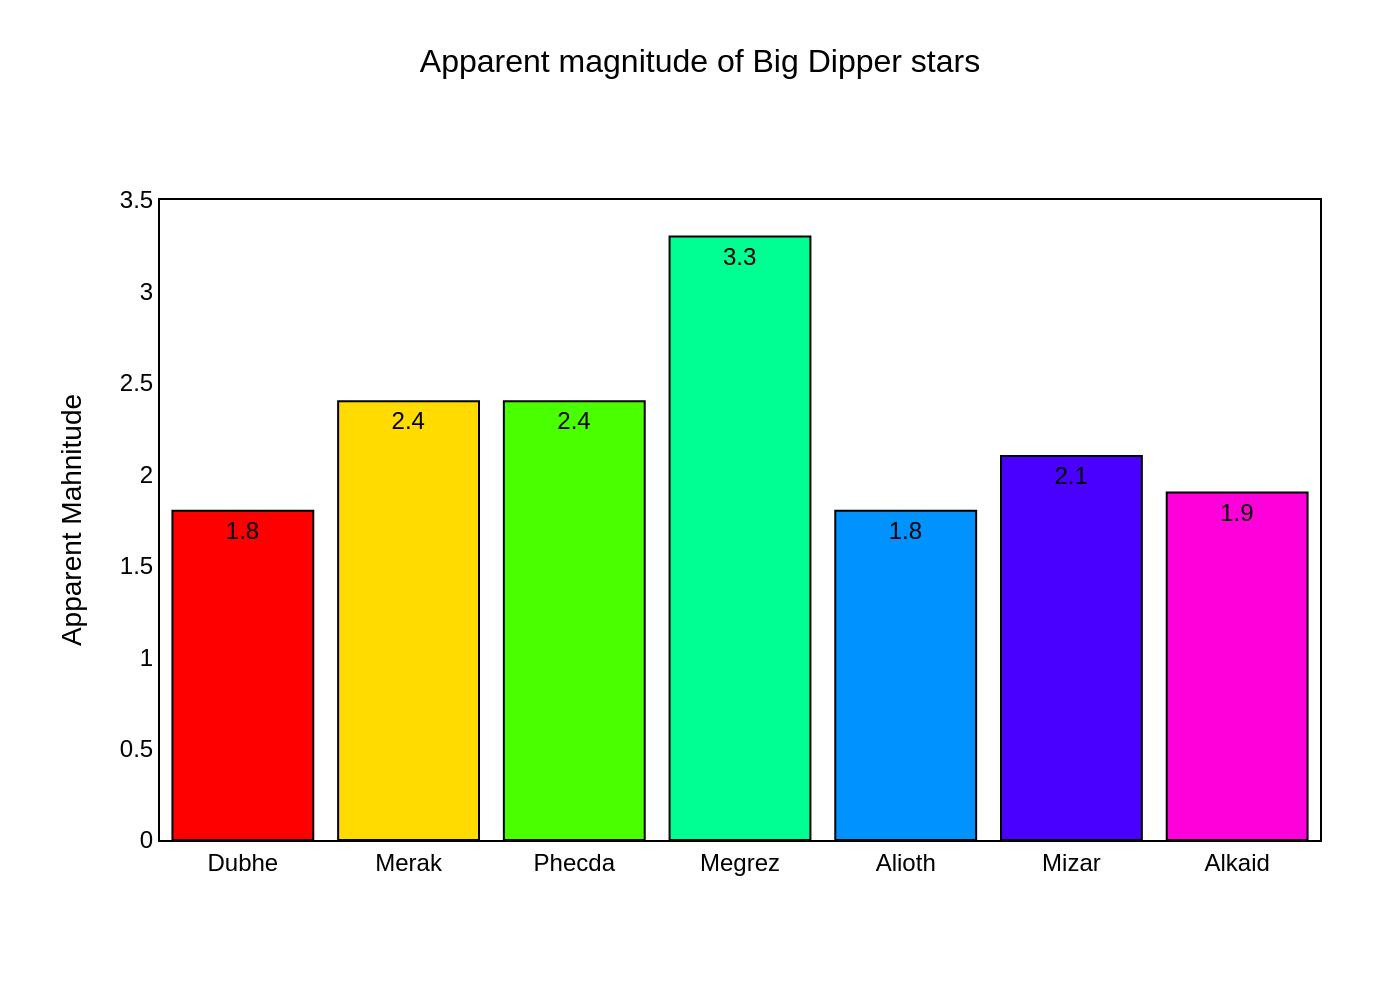

Generate this figure with Python:
import sys
import json
import os
import plotly.graph_objects as go

# Check for command-line argument
if len(sys.argv) != 2:
    print(f"Usage: python {os.path.basename(__file__)} <json_file_path>")
    sys.exit(1)

json_path = sys.argv[1]

# Read data from the JSON file
try:
    with open(json_path, 'r', encoding='utf-8') as f:
        chart_details = json.load(f)
except FileNotFoundError:
    print(f"Error: JSON file not found at {json_path}")
    sys.exit(1)
except json.JSONDecodeError:
    print(f"Error: Could not decode JSON from {json_path}")
    sys.exit(1)

# Extract data for plotting
chart_data = chart_details.get('chart_data', [])
texts = chart_details.get('texts', {})
colors = chart_details.get('colors', [])

# Prepare data lists
x_values = [d['x'] for d in chart_data]
y_values = [d['y'] for d in chart_data]

# Create the figure
fig = go.Figure()

# Add the bar trace
fig.add_trace(go.Bar(
    x=x_values,
    y=y_values,
    marker_color=colors,
    marker_line=dict(color='black', width=1),
    text=y_values,
    textposition='inside',
    textfont=dict(family='Arial', size=12, color='black'),
    insidetextanchor='end',
    cliponaxis=False
))

# Build title string
title_text = texts.get('title', '')
if texts.get('subtitle'):
    title_text += f"<br><sub>{texts.get('subtitle')}</sub>"

# Update layout
fig.update_layout(
    title=dict(
        text=title_text,
        x=0.5,
        y=0.95,
        font=dict(family='Arial', size=16, color='black')
    ),
    xaxis=dict(
        title_text=texts.get('x_axis_title'),
        tickfont=dict(family='Arial', size=12, color='black'),
        showline=True,
        linewidth=1,
        linecolor='black',
        mirror=True
    ),
    yaxis=dict(
        title_text=texts.get('y_axis_title'),
        range=[0, 3.5],
        tick0=0,
        dtick=0.5,
        tickfont=dict(family='Arial', size=12, color='black'),
        showline=True,
        linewidth=1,
        linecolor='black',
        mirror=True
    ),
    font=dict(family='Arial', size=12, color='black'),
    showlegend=False,
    plot_bgcolor='white',
    paper_bgcolor='white',
    margin=dict(l=80, r=40, t=100, b=80),
    bargap=0.15
)

# Add source annotation if present
if texts.get('source'):
    fig.add_annotation(
        text=texts.get('source'),
        xref="paper", yref="paper",
        x=0, y=-0.15,
        showarrow=False,
        align='left',
        xanchor='left',
        font=dict(family='Arial', size=10, color='grey')
    )

# Determine output filename and save the image
base_name = os.path.splitext(os.path.basename(json_path))[0]
output_filename = f"{base_name}.png"
fig.write_image(output_filename, scale=2)

print(f"Chart saved as {output_filename}")
